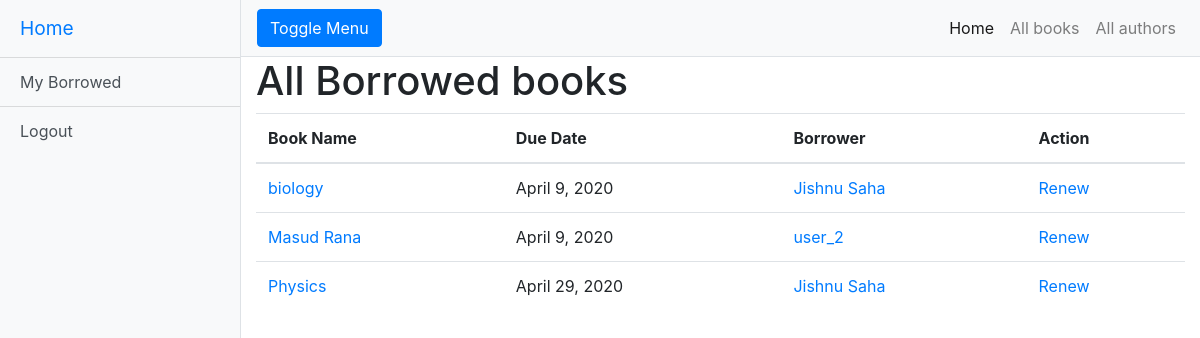
The page /catalog/all-borrowed-books/ (signed in) on the database as committed earlier.
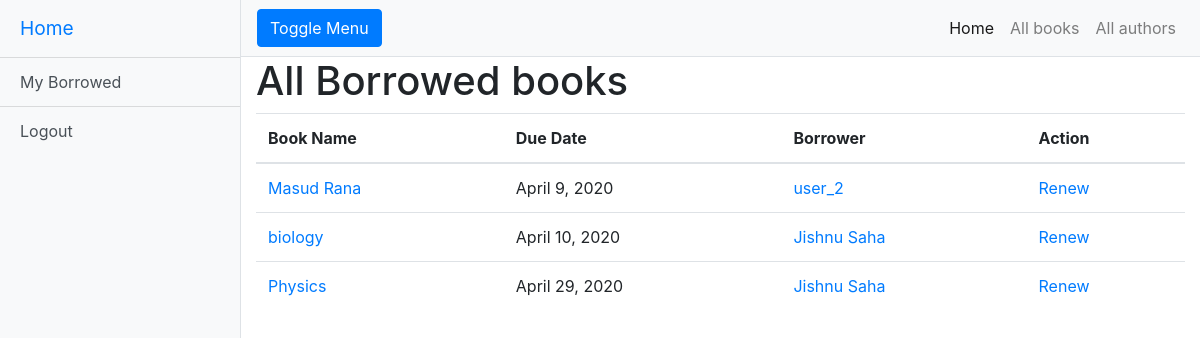
The same page on the database as committed later.
### catalog/models.py (models this page shows, shortened)
class BookInstance(models.Model):
    id = models.UUIDField(primary_key=True, default=uuid.uuid4, help_text='Unique ID for this particular book across whole library')
    book = models.ForeignKey('Book', on_delete=models.CASCADE, null=True)
    imprint = models.CharField(max_length=200)
    due_back = models.DateField(null=True, blank=True)
    borrower = models.ForeignKey(User, on_delete=models.SET_NULL, null=True, blank=True)
    LOAN_STATUS = (
        ('m', 'Maintenance'),
        ('o', 'On loan'),
        ('a', 'Available'),
        ('r', 'Reserved'),
    )
    status = models.CharField(
        max_length=1,
        choices=LOAN_STATUS,
        blank=True,
        default='a',
        help_text='Book availability',
    )
    @property
    def is_overdue(self):
        if self.due_back and date.today() > self.due_back:
            return True
        return False
    class Meta:
        ordering = ['due_back']
        permissions = (("can_mark_returned", "Set book as returned"),)

class Book(models.Model):
    title = models.CharField(max_length=200)
    author = models.ForeignKey('Author', on_delete=models.SET_NULL, null=True)
    summary = models.TextField(max_length=1000, help_text='Enter a brief description of the book')
    isbn = models.CharField('ISBN', max_length=13,
                            help_text='13 Character <a href="https://www.isbn-international.org/content/what-isbn">ISBN number</a>')
    genre = models.ManyToManyField(Genre, help_text='Select a genre for this book')

### catalog/views.py (the view)
# urls.py: path('all-borrowed-books/', views.AllLoanedBooksByUserListView.as_view(), name='all-borrowed'),
class AllLoanedBooksByUserListView(LoginRequiredMixin, generic.ListView):
    model = BookInstance
    template_name = 'catalog/all_bookinstance_list_borrowed_user.html'
    paginate_by = 10
    def get_queryset(self):
        return BookInstance.objects.filter(status__exact='o').order_by('due_back')

### catalog/templates/catalog/all_bookinstance_list_borrowed_user.html
{% extends "base_generic.html" %}
{% block content %}
    <h1>All Borrowed books</h1>
    {% if bookinstance_list %}
        <table class="table">
      <thead>
        <tr>
          <th scope="col">Book Name</th>
          <th scope="col">Due Date</th>
          <th scope="col">Borrower</th>
          <th scope="col">Action</th>
        </tr>
      </thead>
      <tbody>
        {% for bookinst in bookinstance_list %}
        <tr>
          <td>
              <a href="{% url 'book-detail' bookinst.book.pk %}" style = "text-decoration: none">{{bookinst.book.title}} </a>
          </td>
          <td>
              <div class="{% if bookinst.is_overdue %}text-danger{% endif %}">
              {{ bookinst.due_back }}
              </div>
          </td>
          <td>
              <a href="{% url 'library-user-detail' pk=bookinst.borrower.id %}" style = "text-decoration: none">
                  {% if bookinst.borrower.first_name %}
                      {{ bookinst.borrower.first_name }}
                      {{ bookinst.borrower.last_name }}
                  {% else %}
                        {{ bookinst.borrower.username }}
                  {% endif %}
              </a>
          </td>
          <td>
              <a href="{% url 'renew-book-librarian' bookinst.id%}"> Renew</a>
          </td>
        </tr>
        {% endfor %}
      </tbody>
    </table>
    {% else %}
      <p>There are no books borrowed.</p>
    {% endif %}
{% endblock %}

Rows that differ between the two databases and show on the page:
shown differently, row unchanged: BookInstance "April 9, 2020": moves up the list
changed BookInstance "biology": due_back "April 9, 2020" → "April 10, 2020"
